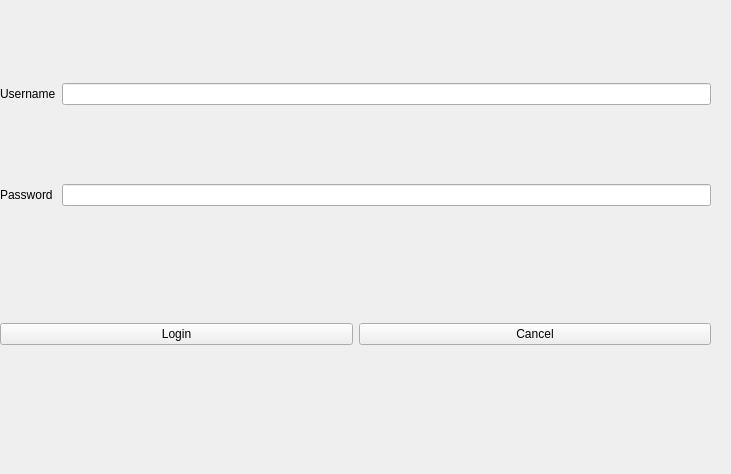
<?xml version="1.0" encoding="UTF-8"?>
<ui version="4.0">
 <class>Form</class>
 <widget class="QWidget" name="Form">
  <property name="geometry">
   <rect>
    <x>0</x>
    <y>0</y>
    <width>731</width>
    <height>474</height>
   </rect>
  </property>
  <property name="windowTitle">
   <string>Form</string>
  </property>
  <widget class="QWidget" name="gridLayoutWidget">
   <property name="geometry">
    <rect>
     <x>0</x>
     <y>10</y>
     <width>711</width>
     <height>271</height>
    </rect>
   </property>
   <layout class="QGridLayout" name="gridLayout">
    <item row="1" column="2">
     <widget class="QLineEdit" name="lineEdit_2"/>
    </item>
    <item row="0" column="2">
     <widget class="QLineEdit" name="lineEdit"/>
    </item>
    <item row="0" column="0">
     <widget class="QLabel" name="label">
      <property name="text">
       <string>Username</string>
      </property>
     </widget>
    </item>
    <item row="1" column="0">
     <widget class="QLabel" name="label_2">
      <property name="text">
       <string>Password</string>
      </property>
     </widget>
    </item>
   </layout>
  </widget>
  <widget class="QWidget" name="horizontalLayoutWidget">
   <property name="geometry">
    <rect>
     <x>0</x>
     <y>279</y>
     <width>711</width>
     <height>111</height>
    </rect>
   </property>
   <layout class="QHBoxLayout" name="horizontalLayout">
    <item>
     <widget class="QPushButton" name="pushButton_2">
      <property name="text">
       <string>Login</string>
      </property>
     </widget>
    </item>
    <item>
     <widget class="QPushButton" name="pushButton">
      <property name="text">
       <string>Cancel</string>
      </property>
     </widget>
    </item>
   </layout>
  </widget>
 </widget>
 <resources/>
 <connections/>
</ui>
